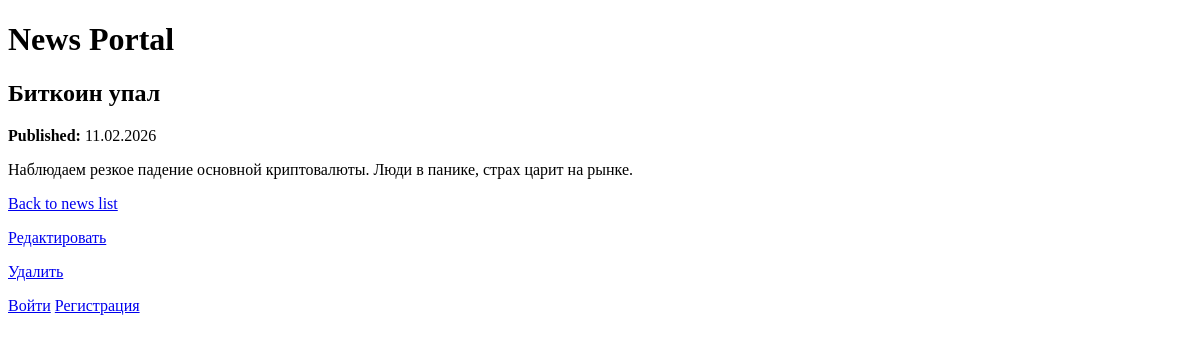
Before: /news/4/ with the older database file.
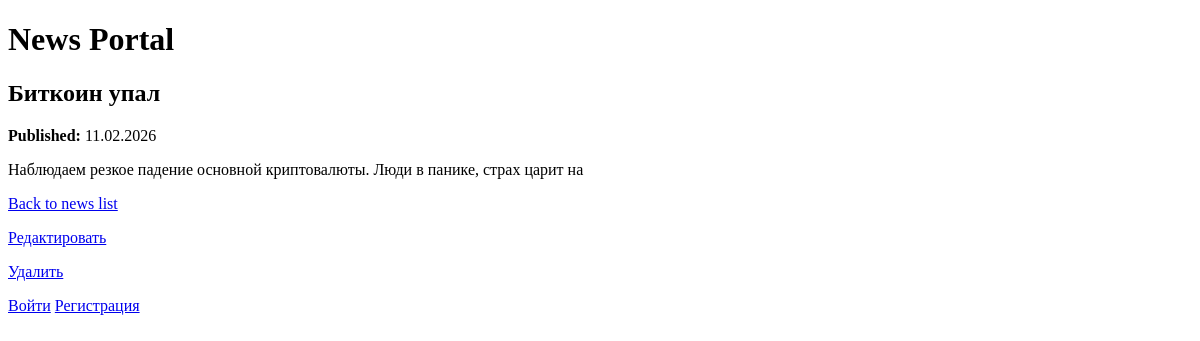
After: the same page with the newer database file.
### news/models.py (models this page shows, shortened)
class Post(models.Model):
    ARTICLE = 'AR'
    NEWS = 'NW'
    POST_TYPES = [
        (ARTICLE, 'Статья'),
        (NEWS, 'Новость'),
    ]
    author = models.ForeignKey(Author, on_delete=models.CASCADE)
    post_type = models.CharField(max_length=2, choices=POST_TYPES, default=ARTICLE)
    created_at = models.DateTimeField(auto_now_add=True)
    title = models.CharField(max_length=255)
    content = models.TextField()
    rating = models.IntegerField(default=0)
    categories = models.ManyToManyField(Category, through='PostCategory')

### news/views.py (the view)
# urls.py: path('<int:pk>/', NewsDetail.as_view(), name='news_detail'),
class NewsDetail(DetailView):
    model = Post
    template_name = 'news/news_detail.html'
    context_object_name = 'news'

### news/templatetags/censor.py (called while the page is built)
@register.filter(name='censor')
@stringfilter
def censor(value: str) -> str:
    if not isinstance(value, str):
        raise TypeError(f"Фильтр 'censor' применяется только к строке, получен {type(value)}")
    result = value
    for word in BAD_WORDS:
        result = result.replace(word.lower(), word[0] + '*' * (len(word) - 1))
        result = result.replace(word.capitalize(), word[0].upper() + '*' * (len(word) - 1))
    return result

### news/templates/news/news_detail.html (shortened to what this page needs)
{% extends 'news/default.html' %}
{% load censor %}
{% block content %}
    <article>
        <h2>{{ news.title|censor }}</h2>
        <p><strong>Published:</strong> {{ news.created_at|date:"d.m.Y" }}</p>
        <div>
            {{ news.content|censor|linebreaks }}
        </div>
        <p><a href="{% url 'news_list' %}">Back to news list</a></p>
        <p>
    <a href="{% url 'news_edit' news.pk %}">Редактировать</a>
    <p>
    <a href="{% url 'news_delete' news.pk %}">Удалить</a>
</p>
</p>
    </article>
{% endblock %}

Changed rows visible on the page:
changed Post "Биткоин упал": content|censor "Наблюдаем резкое падение основной криптовалюты. Люди в панике, страх царит на рынке." → "Наблюдаем резкое падение основной криптовалюты. Люди в панике, страх царит на"
